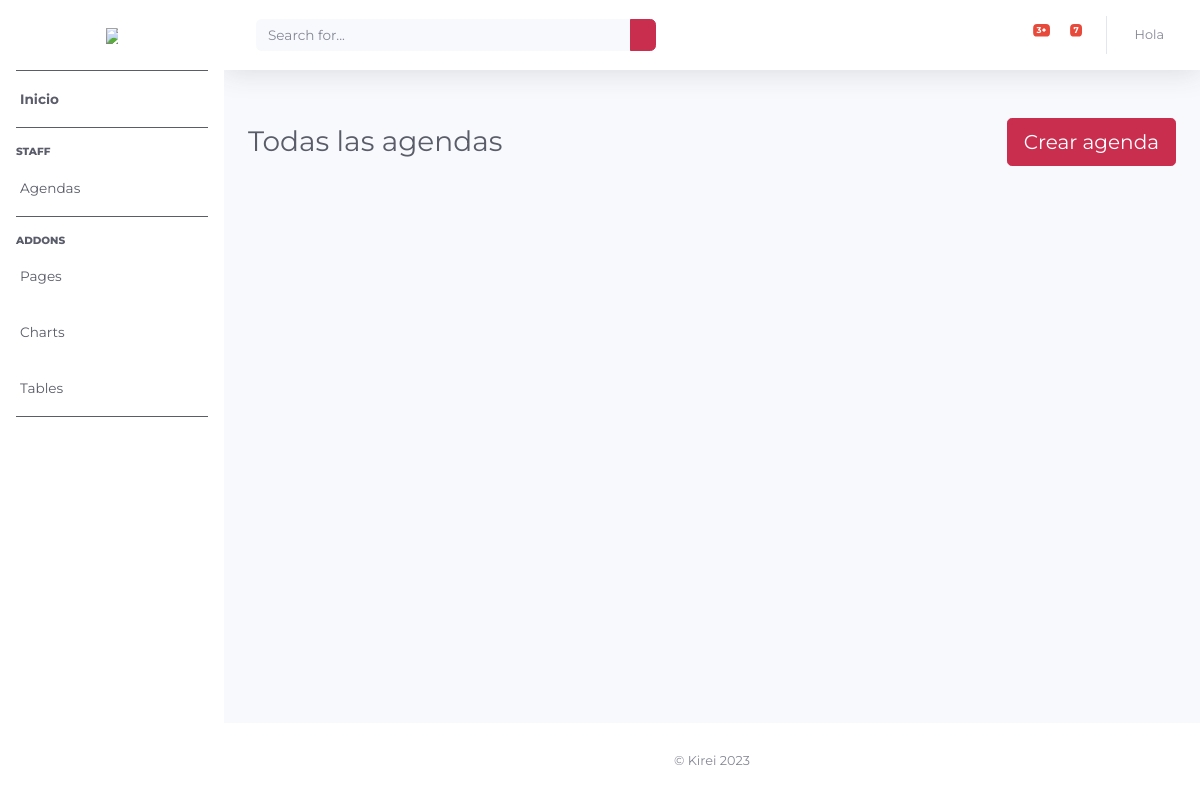
/agenda/all, run on an earlier commit of the app's database.
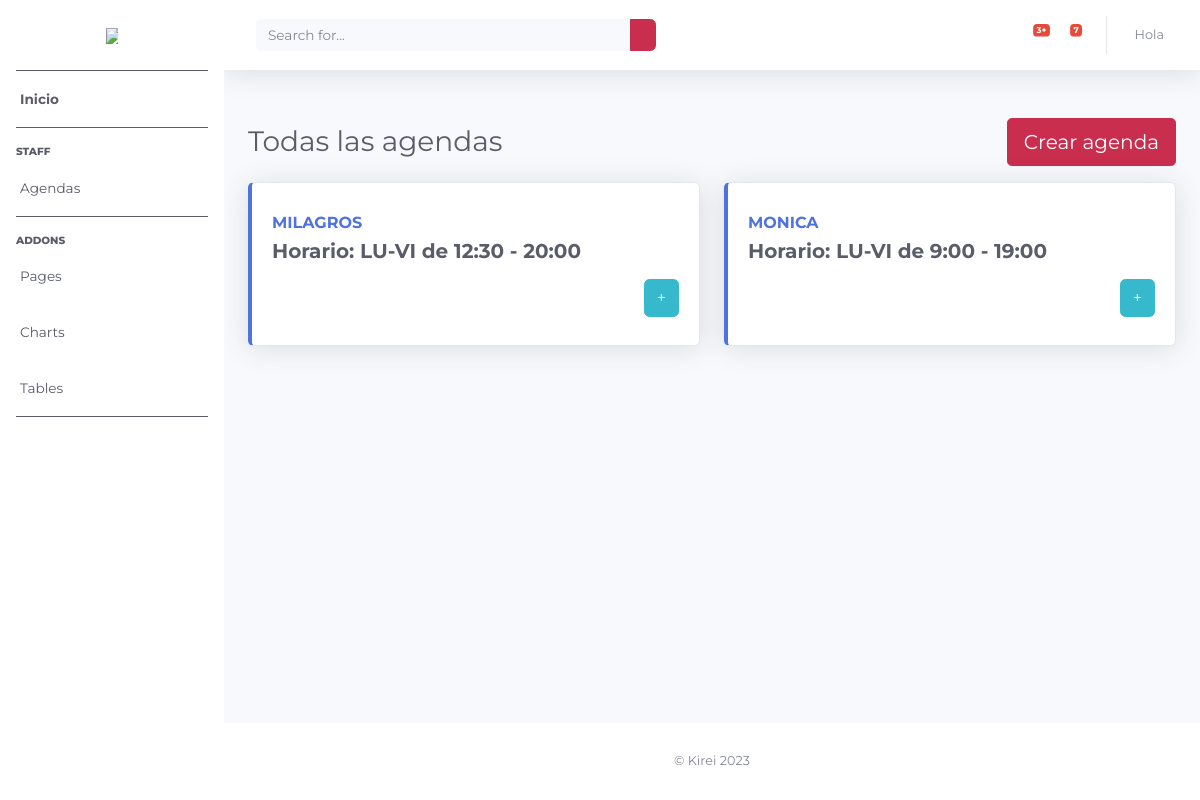
And on a later commit of the database.
### agendas/models.py (models this page shows)
class Agenda(models.Model):
    professional = models.ForeignKey(Professional, on_delete=models.CASCADE)
    start_time = models.CharField(
        max_length=5,
        choices=[
            ("8:00", "8:00 AM"),
            ("8:30", "8:30 AM"),
            ("9:00", "9:00 AM"),
            ("9:30", "9:30 AM"),
            ("10:00", "10:00 AM"),
            ("10:30", "10:30 AM"),
            ("11:00", "11:00 AM"),
            ("11:30", "11:30 AM"),
            ("12:00", "12:00 PM"),
            ("12:30", "12:30 PM"),
            ("13:00", "13:00 PM"),
            ("13:30", "13:30 PM"),
            ("14:00", "14:00 PM"),
            ("14:30", "14:30 PM"),
            ("15:00", "15:00 PM"),
            ("15:30", "15:30 PM"),
            ("16:00", "16:00 PM"),
            ("16:30", "16:30 PM"),
            ("17:00", "17:00 PM"),
            ("17:30", "17:30 PM"),
            ("18:00", "18:00 PM"),
            ("18:30", "18:30 PM"),
            ("19:00", "19:00 PM"),
            ("19:30", "19:30 PM"),
        ],
    )
    end_time = models.CharField(
        max_length=5,
        choices=[
            ("8:30", "8:30 AM"),
            ("9:00", "9:00 AM"),
            ("9:30", "9:30 AM"),
            ("10:00", "10:00 AM"),
            ("10:30", "10:30 AM"),
            ("11:00", "11:00 AM"),
            ("11:30", "11:30 AM"),
            ("12:00", "12:00 PM"),
            ("12:30", "12:30 PM"),
            ("13:00", "13:00 PM"),
            ("13:30", "13:30 PM"),
            ("14:00", "14:00 PM"),
            ("14:30", "14:30 PM"),
            ("15:00", "15:00 PM"),
            ("15:30", "15:30 PM"),
            ("16:00", "16:00 PM"),
            ("16:30", "16:30 PM"),
            ("17:00", "17:00 PM"),
            ("17:30", "17:30 PM"),
            ("18:00", "18:00 PM"),
            ("18:30", "18:30 PM"),
            ("19:00", "19:00 PM"),
            ("19:30", "19:30 PM"),
            ("20:00", "20:00 PM"),
        ],
    )

### professionals/models.py (models this page shows)
class Professional(models.Model):
    professional = models.CharField(max_length=255)
    services = models.ManyToManyField(Service)
    start_date = models.DateField()
    def __str__(self):
        return self.professional

### agendas/views.py (the view)
# urls.py: path("agenda/all", views.agenda_list, name="all_agendas"),
def agenda_list(request):
    agendas = Agenda.objects.all()
    return render(request, "agendas/all_agendas.html", {"agendas": agendas})

### carts/context_processors.py (called while the page is built)
def cart_total_quantity(request):
    total_quantity = 0
    cart = request.session.get("cart", {})
    for item in cart.values():
        total_quantity += item["quantity"]
    return {"cart_total_quantity": total_quantity}

### agendas/templates/agendas/all_agendas.html (shortened to what this page needs)
{% extends 'staff/base.html'%}
{% block content %}
<div class="d-flex justify-content-between align-items-center mb-3">
    <h1 class="h3 mb-0 text-gray-800 d-inline-block align-middle">Todas las agendas</h1>
    <a href="{% url 'agendas:create_agenda' %}" class="btn btn-primary btn-lg">Crear agenda</a>
</div>
<div class="row">
    {% for agenda in agendas %}
    <div class="col-xl-3 col-md-6 mb-4">
        <div class="card border-left-primary shadow h-100 py-2">
            <div class="card-body">
                <div class="row no-gutters align-items-center">
                    <div class="col mr-2">
                        <div class="text font-weight-bold text-primary text-uppercase mb-1">
                            {{ agenda.professional }}</div>
                        <div class="h5 mb-0 font-weight-bold text-gray-800">Horario: LU-VI de {{ agenda.start_time }} - {{ agenda.end_time }}</div>
                    </div>
                </div>
                <div class="row no-gutters align-items-center mt-3">
                    <div class="col-md-12 text-right">
                        <button type="button" class="btn btn-info see-more">+</button>
                    </div>
                </div>
            </div>
        </div>
    </div>
    {% endfor %}
</div>
{% endblock %}

### staff/templates/staff/base.html (shortened to what this page needs)
{% load static %}
<!DOCTYPE html>
<html lang="en">
<head>
    <link href="{% static 'staff/css/sb-admin-2.min.css' %}" rel="stylesheet">
    <link href="{% static 'staff/vendor/datatables/dataTables.bootstrap4.min.css' %}" rel="stylesheet">
    <link rel="stylesheet" href="https://cdnjs.cloudflare.com/ajax/libs/bootstrap-datepicker/1.9.0/css/bootstrap-datepicker.min.css">
</head>
<body id="page-top">
    <div id="wrapper">
        <ul class="navbar-nav bg-gradient-primary sidebar sidebar-dark accordion" id="accordionSidebar">
            <a class="sidebar-brand d-flex align-items-center justify-content-center" href="index.html">
                <div class="sidebar-brand-text mx-3"><img src="{% static 'home/images/logo.png'%}" style="max-width: 80% !important;"></div>
            </a>
            <hr class="sidebar-divider my-0">
            <li class="nav-item active">
                <a class="nav-link" href={% url 'staff:staff_dashboard' %}>
                    <span>Inicio</span></a>
            </li>
            <hr class="sidebar-divider">
            <div class="sidebar-heading">
                Staff
            </div>
            <li class="nav-item">
                <a class="nav-link collapsed" href="#" data-toggle="collapse" data-target="#collapseAgendas"
                    aria-expanded="true" aria-controls="collapseAgendas">
                    <span>Agendas</span>
                </a>
            </li>
            <hr class="sidebar-divider">
            <div class="sidebar-heading">
                Addons
            </div>
            <li class="nav-item">
                <a class="nav-link collapsed" href="#" data-toggle="collapse" data-target="#collapsePages"
                    aria-expanded="true" aria-controls="collapsePages">
                    <span>Pages</span>
                </a>
            </li>
            <li class="nav-item">
                <a class="nav-link" href="charts.html">
                    <span>Charts</span></a>
            </li>
            <li class="nav-item">
                <a class="nav-link" href="tables.html">
                    <span>Tables</span></a>
            </li>
            <hr class="sidebar-divider d-none d-md-block">
            <div class="text-center d-none d-md-inline">
                <button class="rounded-circle border-0" id="sidebarToggle"></button>
            </div>
        </ul>
        <div id="content-wrapper" class="d-flex flex-column">
            <div id="content">
                <nav class="navbar navbar-expand navbar-light bg-white topbar mb-4 static-top shadow">
                    <form
                        class="d-none d-sm-inline-block form-inline mr-auto ml-md-3 my-2 my-md-0 mw-100 navbar-search">
                        <div class="input-group">
                            <input type="text" class="form-control bg-light border-0 small" placeholder="Search for..."
                                aria-label="Search" aria-describedby="basic-addon2">
                            <div class="input-group-append">
                                <button class="btn btn-primary" type="button">
                                </button>
                            </div>
                        </div>
                    </form>
                    <ul class="navbar-nav ml-auto">
                        <li class="nav-item dropdown no-arrow mx-1">
                            <a class="nav-link dropdown-toggle" href="#" id="alertsDropdown" role="button"
                                data-toggle="dropdown" aria-haspopup="true" aria-expanded="false">
                                <span class="badge badge-danger badge-counter">3+</span>
                            </a>
                        </li>
                        <li class="nav-item dropdown no-arrow mx-1">
                            <a class="nav-link dropdown-toggle" href="#" id="messagesDropdown" role="button"
                                data-toggle="dropdown" aria-haspopup="true" aria-expanded="false">
                                <span class="badge badge-danger badge-counter">7</span>
                            </a>
                        </li>
                        <li class="nav-item dropdown no-arrow">
                            <a class="nav-link dropdown-toggle" href="#" id="userDropdown" role="button"
                                data-toggle="dropdown" aria-haspopup="true" aria-expanded="false">
                                <span class="mr-2 d-none d-lg-inline text-gray-600 small">Hola {{user.first_name}}</span>
                            </a>
                        </li>
                    </ul>
                </nav>
                <div class="container-fluid">
                    {% block content %}
                    {% endblock %}
                </div>
            </div>
            <footer class="sticky-footer bg-white">
                <div class="container my-auto">
                    <div class="copyright text-center my-auto">
                        <span>&copy; Kirei 2023 </span>
                    </div>
                </div>
            </footer>
        </div>
    </div>
</body>
</html>

What changed in the data, as far as the page shows it:
added Agenda: professional "MILAGROS", start_time "12:30", end_time "20:00"
added Agenda: professional "MONICA", start_time "9:00", end_time "19:00"
